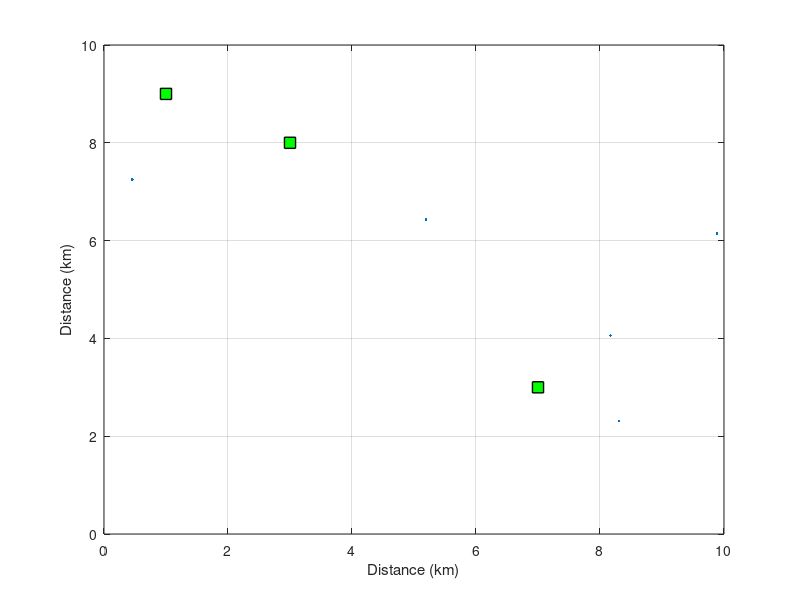

MATLAB code to generate this figure: (Note: this script raises an error after producing the figure.)
Area = 10; % area defined as 10x10 grid
noOfMobiles = 5;

% Generate fixed x and y positions for base stations
xBS = [7 3 1];
yBS = [3 8 9];

% Generate random x and y position of transmitters
xT = Area*rand(1,noOfMobiles);
yT = Area*rand(1,noOfMobiles);

plot(xT,yT,'.',xBS,yBS,'rs','LineWidth',1,'MarkerEdgeColor','k','MarkerFaceColor','g','MarkerSize',8);
grid on
hold off
axis([0 Area 0 Area])
xlabel('Distance (km)');
ylabel('Distance (km)');

%label formatting for transmitter coordinates
xoffset = -.5;
yoffset = -.3;
fsize = 8;
temp_str = mat2cell(num2str([xT(:) yT(:)], '(%.2f,%.1f)'), ones(1,noOfMobiles));
text(xT+xoffset, yT+yoffset, temp_str,'fontsize', fsize)

%label formatting for BS
A = [1:numel(xBS)]';
dx = -.1; dy = .4;
text(xBS+dx, yBS+dy, char(A+64));

%label formatting for transmitters
a = [1:noOfMobiles]'; b = num2str(a); c = cellstr(b);
dX = -.1; dY = .3;
text(xT+dX, yT+dY, c);

%%%%%%%%%%%%%%%Uplink
%Use loop to find the distance from each transmitter to BS
S = size(numel(xT),numel(xT));
for i = 1:numel(xBS)
    for j = 1:numel(xT)
        S(i,j) = pdist([xBS(i),yBS(i);xT(j),yT(j)],'euclidean');
        %         Ds = sprintf('Distance from BS %c to Mobile %d is %.2f km', char(i+64), j, S(i,j));
        %         disp(Ds);
    end
end
[r,c] = size(S);

gain = [r,c];
for i = 1:r
    for j = 1:c
        gain(i,j) = (1/(S(i,j)^4));
    end
end

SIR = [r,c];
%This condition decides which mobile gets to connect to the BS, if there
%was only one BS in the area
if(r == 1)
    [M,I] = min(S,[],2);
    pair = sprintf('\nMobile %d connects BS A', I);
    disp(pair);
%This condition decides which BS the mobile should connect to, if there was
%only one mobile operating in the area
elseif(c == 1)
    [M,I] = min(S,[],1);
    pair = sprintf('\nMobile 1 connects BS %c', char(I+64));
    disp(pair);
else
    %Calculate the Signal to Noise ratio for each Tx
    for i = 1:r
        for j = 1:c
            di = sum(gain(i,:)) - gain(i,j);
            SIR(i,j) = 10*log10((gain(i,j)/di)^4);
        end
    end
    %Determines the best connection combination 
    for i = 1:r
        [max_num,max_num_ind] = max(SIR(:));
        [X,Y] = ind2sub(size(SIR),max_num_ind);
        if(~isnan(max_num))
            pair = sprintf('\nMobile %d connects BS %c',Y,char(X+64));
            disp(pair);
            SIR(X,:) = NaN; SIR(:,Y) = NaN;
        end
    end
end


